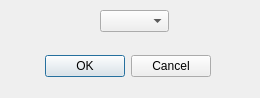
<?xml version="1.0" encoding="UTF-8"?>
<ui version="4.0">
 <class>SelectTaskWindow</class>
 <widget class="QDialog" name="SelectTaskWindow">
  <property name="geometry">
   <rect>
    <x>0</x>
    <y>0</y>
    <width>260</width>
    <height>98</height>
   </rect>
  </property>
  <property name="windowTitle">
   <string>Select Task</string>
  </property>
  <widget class="QDialogButtonBox" name="buttonBox">
   <property name="geometry">
    <rect>
     <x>-130</x>
     <y>50</y>
     <width>341</width>
     <height>32</height>
    </rect>
   </property>
   <property name="orientation">
    <enum>Qt::Horizontal</enum>
   </property>
   <property name="standardButtons">
    <set>QDialogButtonBox::Cancel|QDialogButtonBox::Ok</set>
   </property>
  </widget>
  <widget class="QComboBox" name="taskComboBox">
   <property name="geometry">
    <rect>
     <x>100</x>
     <y>10</y>
     <width>69</width>
     <height>22</height>
    </rect>
   </property>
  </widget>
 </widget>
 <resources/>
 <connections>
  <connection>
   <sender>buttonBox</sender>
   <signal>accepted()</signal>
   <receiver>SelectTaskWindow</receiver>
   <slot>accept()</slot>
   <hints>
    <hint type="sourcelabel">
     <x>248</x>
     <y>254</y>
    </hint>
    <hint type="destinationlabel">
     <x>157</x>
     <y>274</y>
    </hint>
   </hints>
  </connection>
  <connection>
   <sender>buttonBox</sender>
   <signal>rejected()</signal>
   <receiver>SelectTaskWindow</receiver>
   <slot>reject()</slot>
   <hints>
    <hint type="sourcelabel">
     <x>316</x>
     <y>260</y>
    </hint>
    <hint type="destinationlabel">
     <x>286</x>
     <y>274</y>
    </hint>
   </hints>
  </connection>
 </connections>
</ui>
